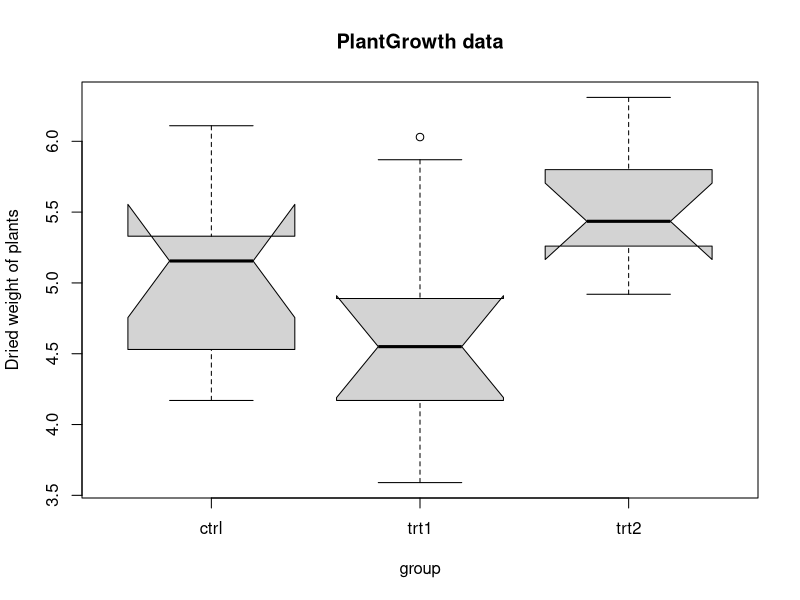
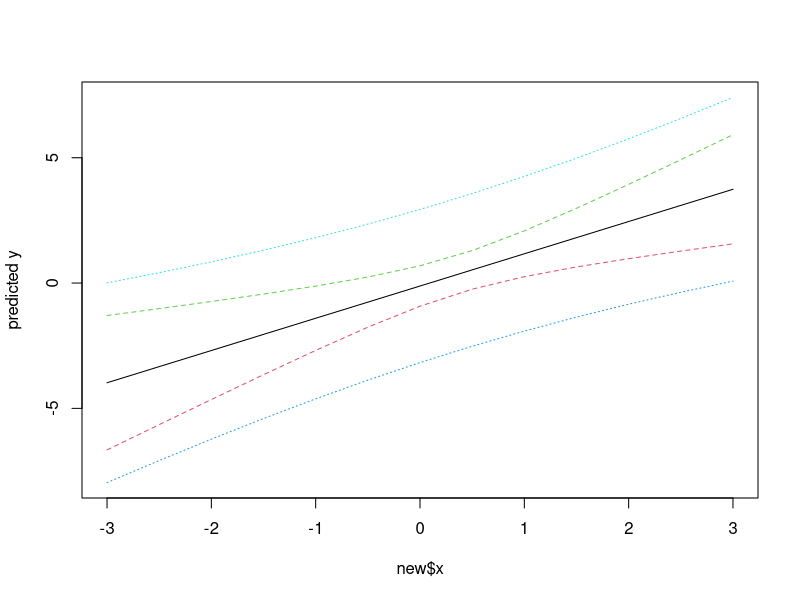

Source code (R) for these figures, in order:
## ---- chunk 1
knitr::opts_chunk$set(
	echo = TRUE,
	message = FALSE,
	warning = FALSE
)
## ---- chunk 2
## Examples of specific questions ?

#  - For future farming technique for a specified plant which treatment condition gives the largest plant yields on average

#  - Which web-site design is most viewed by customers  ?

#  - What will the temperature be next Thurseday ?

#  - What will my fourth quarter sales in region C be ?
  
#  - Which viewers like the same types of movies?
  
#  - Which plant is in this image ?

#  - What will be the Share price next month ?

## ---- chunk 3
require(stats); require(graphics)
boxplot(weight ~ group, data = PlantGrowth, main = "PlantGrowth data",
        ylab = "Dried weight of plants", col = "lightgray",
        notch = TRUE, varwidth = TRUE)
anova(lm(weight ~ group, data = PlantGrowth))
## ---- chunk 4
## Predictions
x <- rnorm(15)
y <- x + rnorm(15)
predict(lm(y ~ x))
new <- data.frame(x = seq(-3, 3, 0.5))
predict(lm(y ~ x), new, se.fit = TRUE)
pred.w.plim <- predict(lm(y ~ x), new, interval = "prediction")
pred.w.clim <- predict(lm(y ~ x), new, interval = "confidence")
matplot(new$x, cbind(pred.w.clim, pred.w.plim[,-1]),
        lty = c(1,2,2,3,3), type = "l", ylab = "predicted y")

